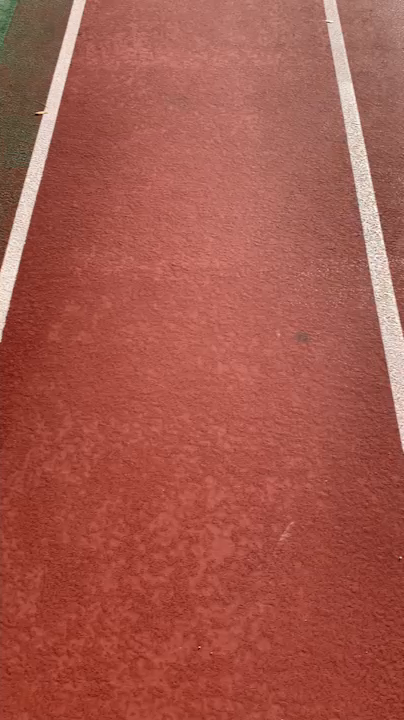
#> input picture frame 30 of image/stopline_test_1.mp4, 404 x 720 px, given in place of video_test_1.mp4, which was not available
$ python bird_eye_view.py
#> lines starting #> are read from the running program, lines starting #| are printed output that depends on the picture; after the words box and inside, x2 and y2 are one past the last pixel; in counts of white or black regions, pixels touching at a corner belong together
import cv2
import numpy as np
from numpy.matrixlib.defmatrix import matrix

cap = cv2.VideoCapture('../image/video_test_1.mp4')

while True:
    thr, frame = cap.read()
#> frame is the input picture: shape (720, 404, 3); mean B, G, R 75.4, 87.6, 165.1

    if thr :
        # 이미지 변형 (원근감 제거)
        cv2.circle(frame, (150, 70), 5, (0, 0, 255), -1) # 좌상 - 빨
#> frame: shape (720, 404, 3); 0.03% of pixels changed, all inside (x1, y1, x2, y2) = (145, 65, 156, 76)
        cv2.circle(frame, (540, 70), 5, (0, 255, 255), -1) # 우상 - 노
        cv2.circle(frame, (50, 350), 5, (255, 0, 255), -1) # 좌하 - 분
#> frame: shape (720, 404, 3); mean B, G, R 75.5, 87.6, 165.1
        cv2.circle(frame, (700, 350), 5, (255, 255, 0), -1) # 우하 - 하늘

        pts1 = np.float32([[150, 70], [540, 70], [50, 350], [700, 350]])
        pts2 = np.float32([[0, 0], [640, 0], [0, 480], [640, 480]])

        matrix = cv2.getPerspectiveTransform(pts1, pts2)

        result = cv2.warpPerspective(frame, matrix, (640, 480))
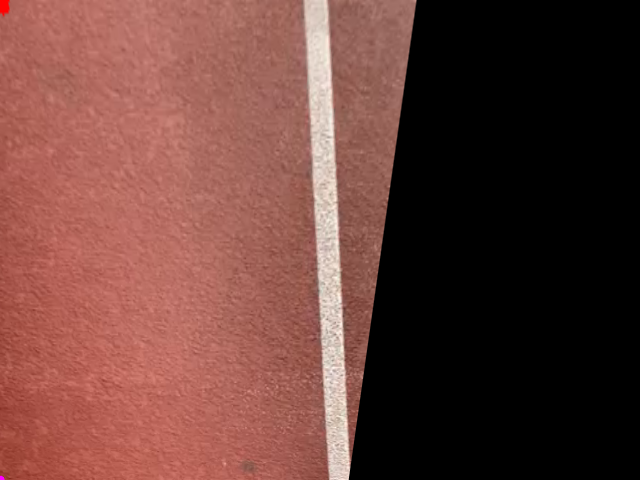
#> result: shape (480, 640, 3); mean B, G, R 57.4, 63.7, 104


        cv2.imshow("Frame", frame)
        cv2.imshow("Perspective Transformation", result)

        key = cv2.waitKey(1)
#> (key Esc is pressed here)
        if key == 27:
            break
    else:
        break
cap.release()
cv2.destroyAllWindows()

$ run again, starting later in the video
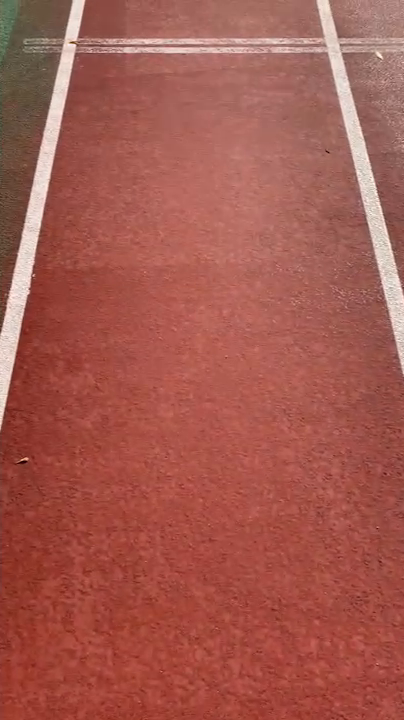
#> input picture frame 137 of image/stopline_test_1.mp4, 404 x 720 px, given in place of video_test_1.mp4, which was not available
#> frame is the input picture: shape (720, 404, 3); mean B, G, R 78.9, 89.2, 163.2
#> `result = cv2.warpPerspective(frame, matrix, (640, 480))`:
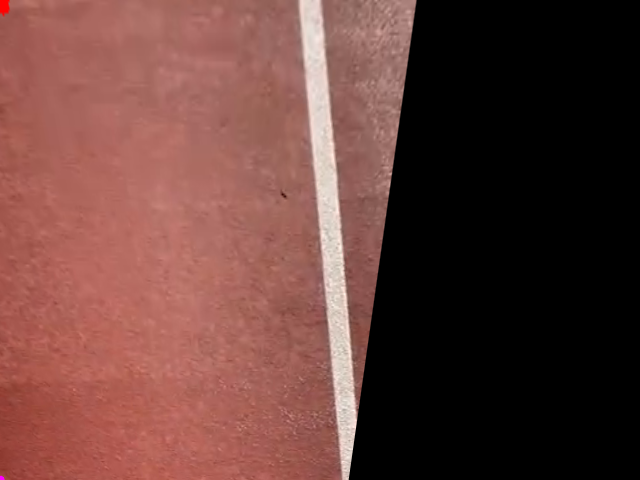
#> result: shape (480, 640, 3); mean B, G, R 58, 63.2, 101.6

$ run again, starting later in the video
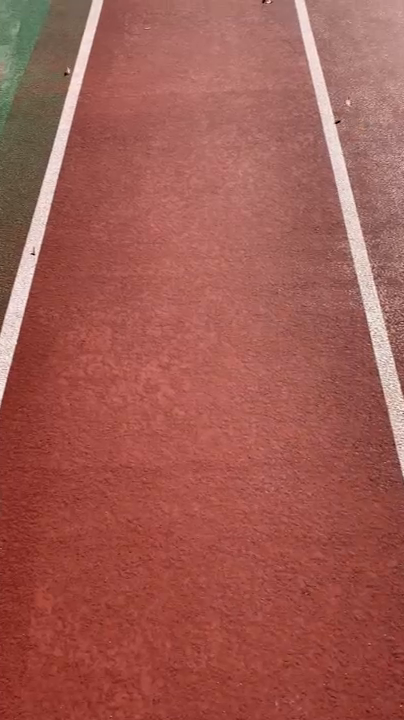
#> input picture frame 244 of image/stopline_test_1.mp4, 404 x 720 px, given in place of video_test_1.mp4, which was not available
#> frame is the input picture: shape (720, 404, 3); mean B, G, R 81.9, 90.9, 160.6
#> `result = cv2.warpPerspective(frame, matrix, (640, 480))`:
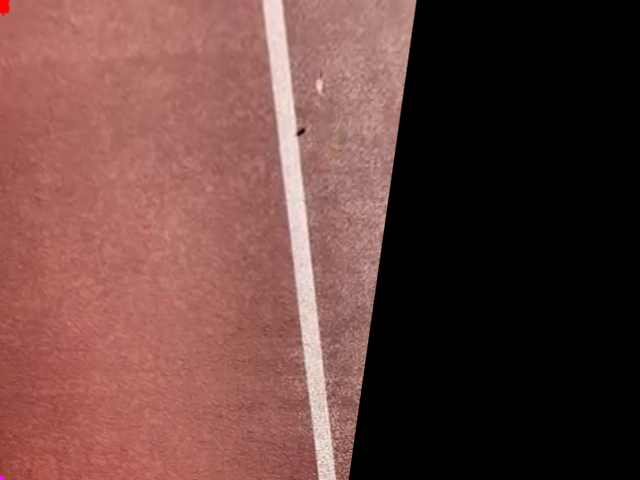
#> result: shape (480, 640, 3); mean B, G, R 61.6, 65.8, 102.6
